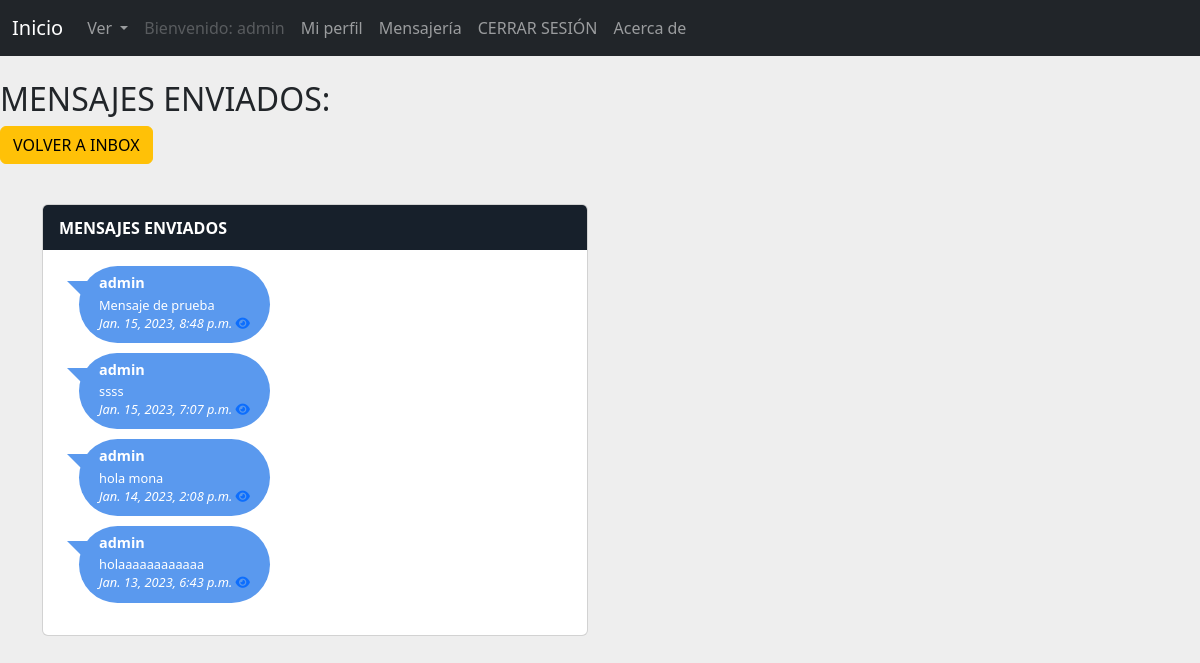
/Mensajeria/mensajesEnviados/ (signed in), run on the app's committed database.
### Mensajeria/models.py (models this page shows, shortened)
class Mensaje(models.Model):
    emisor = models.ForeignKey(User, on_delete=models.CASCADE, related_name='emisor')
    receptor = models.ForeignKey(User, on_delete=models.CASCADE, related_name='receptor')
    cuerpo = models.CharField(max_length=1000)
    leido = models.BooleanField(choices=LEIDO, default=False)
    fecha = models.DateTimeField(blank=True, null=True, default=datetime.now)

### Mensajeria/views.py (the view)
# urls.py: path("mensajesEnviados/", mensajesEnviados, name="mensajesEnviados"),
def mensajesEnviados(request):
    mensajes = Mensaje.objects.filter(emisor=request.user).order_by('-fecha')
    return render(request, 'mensajesEnviados.html', {'mensajes': mensajes})

### Mensajeria/templates/mensajesEnviados.html (shortened to what this page needs)
{% extends "AppCoder/padre.html" %}
{% load static %}
{% block contenido %}
{% load static %}
<link rel="stylesheet" href="{% static 'css/chat.css' %}">
<br>
<h2>MENSAJES ENVIADOS:</h2>
<a href="{% url 'mensajesRecibidos' %}" class="btn btn-warning">VOLVER A INBOX</a>
<div class="container content">
    <div class="row">
        <div class="col-xl-6 col-lg-6 col-md-6 col-sm-12 col-12">
        	<div class="card">
        		<div class="card-header">MENSAJES ENVIADOS</div>
        		<div class="card-body height3">
        			<ul class="chat-list">{% for mensaje in mensajes %}
        				<li class="in">
        					<div class="chat-body">
        						<div class="chat-message">
        							<h5>{{ mensaje.emisor }}</h5>
        							<p>{{ mensaje.cuerpo }}</p>
									<i>{{ mensaje.fecha }}</i>
									<a href="/Mensajeria/leerMensaje/{{ mensaje.id }}/"><i class="fa-solid fa-eye"></i></a>
									{% endfor %}
        						</div>
        					</div>
        				</li>
        			</ul>
        		</div>
        	</div>
        </div>
    </div>
</div>
{% endblock %}

### AppCoder/templates/AppCoder/padre.html (shortened to what this page needs)
<!doctype html>
<html lang="en">
  <head>
    <link href="https://cdn.jsdelivr.net/npm/bootstrap@5.3.0-alpha1/dist/css/bootstrap.min.css" rel="stylesheet">
  </head>
  <body>
    <nav class="navbar navbar-expand-lg navbar-dark bg-dark text-white">
      <div class="container-fluid">
        <a class="navbar-brand" href="{% url 'index' %}">Inicio</a>
        <div class="collapse navbar-collapse" id="navbarSupportedContent">
          <ul class="navbar-nav me-auto mb-2 mb-lg-0">
            <li class="nav-item dropdown">
              <a class="nav-link dropdown-toggle" href="#" role="button" data-bs-toggle="dropdown" aria-expanded="false">
                Ver
              </a>
            </li>
            <li class="nav-item">
              {% if user.is_authenticated %}
              <a class="nav-link disabled">Bienvenido: {{ user.username }}</a></li>
              <li class="nav-item"><a class="nav-link" href="{% url 'verperfil' %}">Mi perfil</a></li>
              <li class="nav-item"><a class="nav-link" href="{% url 'mensajesRecibidos' %}">Mensajería</a></li>
              <li class="nav-item"><a class="nav-link" href="{% url 'logout' %}">CERRAR SESIÓN</a></li>
              {% else %}
              <li class="nav-item"><a class="nav-link" href="{% url 'ingreso' %}">Ingresar</a> </li>
              <li class="nav-item"><a class="nav-link" href="{% url 'registro' %}">Registrarse</a> </li>
              {% endif %}
              <li class="nav-item"><a class="nav-link" href="{% url 'sobremi' %}">Acerca de</a></li>
          </ul>
        </div>
      </div>
    </nav>
    {% block contenido %}
    {% endblock %}
  </body>
</html>

### Mensajeria/static/css/chat.css (style rules this page uses)
body { background:#eee; }
.chat-list { padding: 0; font-size: .8rem; }
.chat-list li { margin-bottom: 10px; overflow: auto; color: #ffffff; }
.chat-list .chat-message { -webkit-border-radius: 50px; -moz-border-radius: 50px; border-radius: 50px; background: #5a99ee; display: inline-block; padding: 10px 20px; position: relative; }
.chat-list .chat-message:before { content: ""; position: absolute; top: 15px; width: 0; height: 0; }
.chat-list .chat-message h5 { margin: 0 0 5px 0; font-weight: 600; line-height: 100%; font-size: .9rem; }
.chat-list .chat-message p { line-height: 18px; margin: 0; padding: 0; }
.chat-list .chat-body { margin-left: 20px; float: left; width: 70%; }
.chat-list .in .chat-message:before { left: -12px; border-bottom: 20px solid transparent; border-right: 20px solid #5a99ee; }
.card .card-header:first-child { -webkit-border-radius: 0.3rem 0.3rem 0 0; -moz-border-radius: 0.3rem 0.3rem 0 0; border-radius: 0.3rem 0.3rem 0 0; }
.card .card-header { background: #17202b; border: 0; font-size: 1rem; padding: .65rem 1rem; position: relative; font-weight: 600; color: #ffffff; }
.content { margin-top:40px; }

### data on the page
Mensaje: emisor "admin", cuerpo "Mensaje de prueba", fecha "Jan. 15, 2023, 8:48 p.m."
Mensaje: emisor "admin", cuerpo "ssss", fecha "Jan. 15, 2023, 7:07 p.m."
Mensaje: emisor "admin", cuerpo "hola mona", fecha "Jan. 14, 2023, 2:08 p.m."
Mensaje: emisor "admin", cuerpo "holaaaaaaaaaaaa", fecha "Jan. 13, 2023, 6:43 p.m."

### other printed values
{{ user.username }} "admin"
